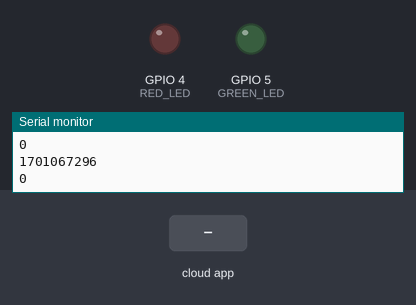
This sketch was run on a simulated ESP8266 (NodeMCU). On the bench: output pins drawn as LEDs (lit = HIGH), the last lines printed to the serial monitor. The test bench sets the inputs (shaded band). WiFi joins after 1.5 s; servers stay silent unless stated; the Firebase database answers and starts empty.

Above: at 2.7 s.
2.8 s: the phone or cloud app sets on to 1
At 3.3 s:
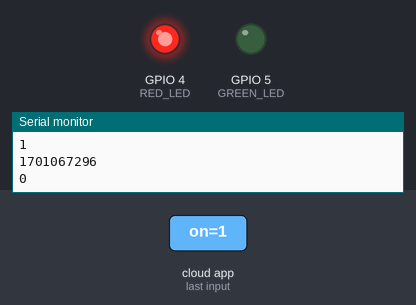
4.4 s: the phone or cloud app sets on to 1
At 5.0 s:
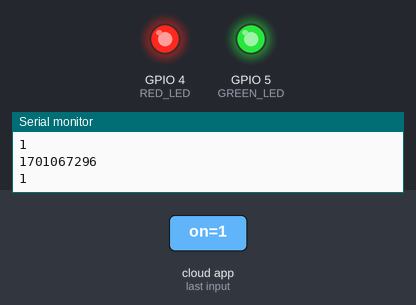
5.9 s: the phone or cloud app sets on to 0
At 7.5 s:
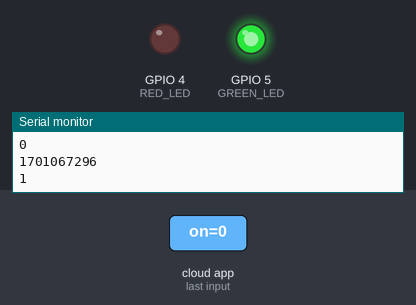
Timing chart, 0 to 9.0 s (numbered marks = the images above; inputs shaded):
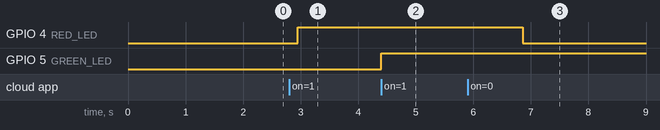

The sketch:

esp8266_fb_demo.ino
```cpp
#include <ESP8266WiFi.h>
#include <FirebaseArduino.h>

// Set these to run example.
#define FIREBASE_HOST "XX"
#define FIREBASE_AUTH "XX"
#define WIFI_SSID "XX"
#define WIFI_PASSWORD "XX"

#define RED_LED 4
#define GREEN_LED 5

bool redLedOn = false;
bool greenLedOn = false;

void setup() {
  Serial.begin(115200);

  pinMode(RED_LED, OUTPUT );
  pinMode(GREEN_LED, OUTPUT );

  digitalWrite(RED_LED, false);
  digitalWrite(GREEN_LED, false);

  // connect to wifi.
  WiFi.begin(WIFI_SSID, WIFI_PASSWORD);
  Serial.println("connecting");
  while (WiFi.status() != WL_CONNECTED) {
    Serial.print(".");
    delay(500);
  }
  Serial.println("connected: ");
  Serial.println(WiFi.localIP());

  Firebase.begin(FIREBASE_HOST, FIREBASE_AUTH);
}

void loop() {
  redLedOn = Firebase.getBool("/led/red/on");
  digitalWrite(RED_LED, redLedOn);
  Serial.println('Red Led: ', redLedOn);
  Serial.println(redLedOn);

  greenLedOn = Firebase.getBool("/led/green/on");
  digitalWrite(GREEN_LED, greenLedOn);
  Serial.println('Green Led: ');
  Serial.println(greenLedOn);

  delay(1000);
 }
```

Measured:
- after the input at 2.8 s, GPIO 4 (RED_LED): LOW → HIGH after 0.15 s
- after the input at 4.4 s, GPIO 5 (GREEN_LED): LOW → HIGH at once
- after the input at 5.9 s, GPIO 4 (RED_LED): HIGH → LOW after 0.95 s
